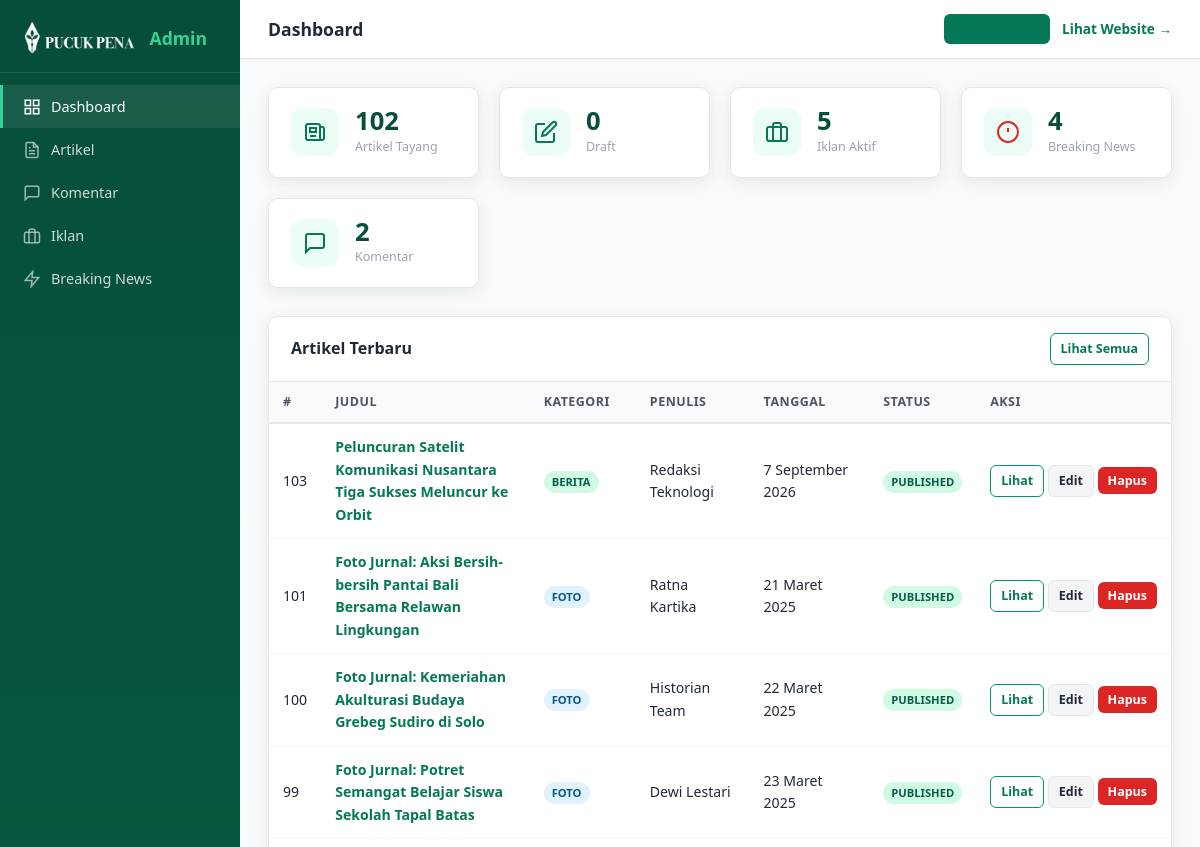
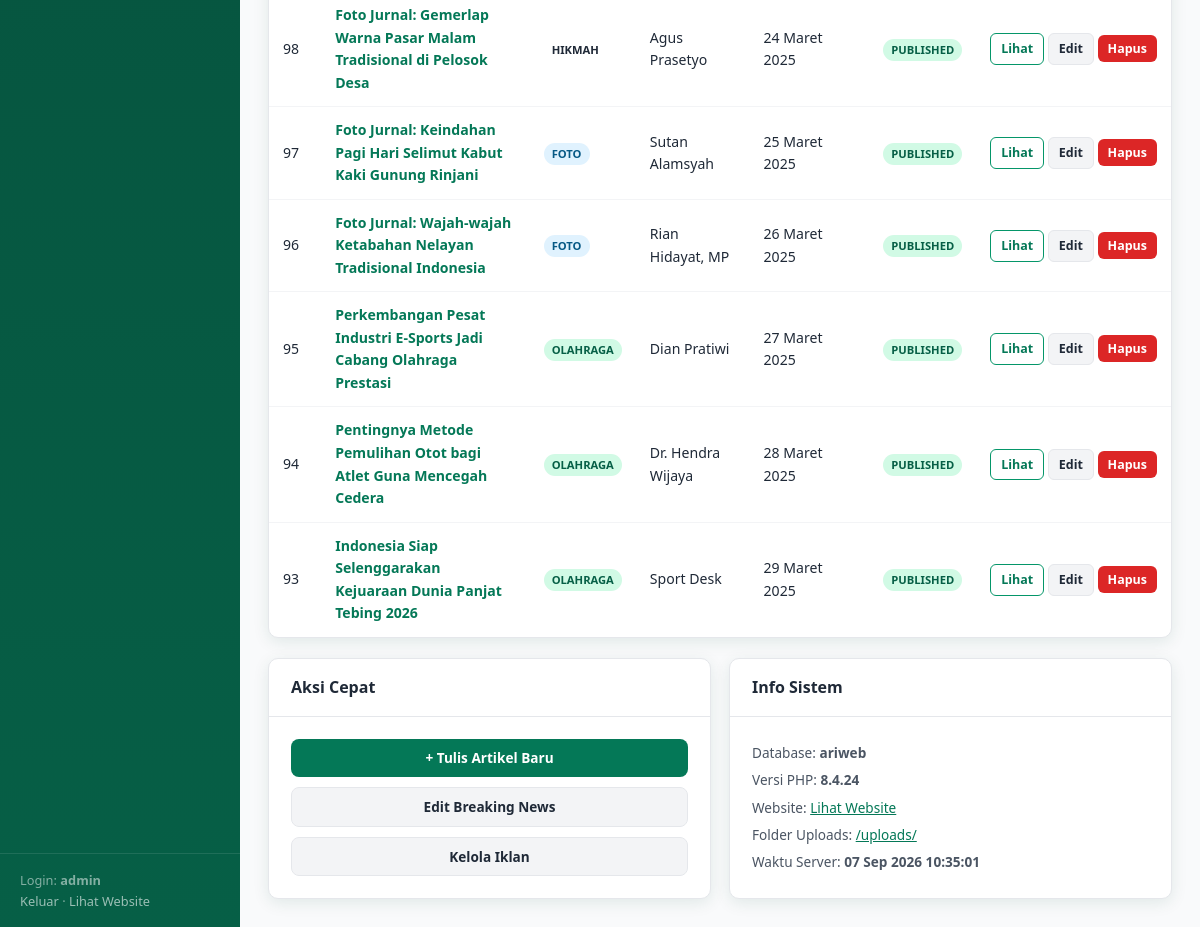
/admin/index.php (signed in), run on the app's committed database (2 pictures, top to bottom).
### tables this page shows
CREATE TABLE `articles` (
  `id` int NOT NULL AUTO_INCREMENT,
  `type` varchar(100) NOT NULL DEFAULT 'Berita Utama',
  `cat` varchar(50) NOT NULL DEFAULT 'berita',
  `badge` varchar(50) NOT NULL DEFAULT 'berita',
  `title` varchar(500) NOT NULL,
  `excerpt` text,
  `content` longtext,
  `author` varchar(200) DEFAULT NULL,
  `date_display` varchar(100) DEFAULT NULL,
  `views` varchar(20) DEFAULT '0',
  `img` text,
  `tags` varchar(500) DEFAULT '[]',
  `status` enum('draft','published') DEFAULT 'published',
  `created_at` timestamp NULL DEFAULT CURRENT_TIMESTAMP,
  `updated_at` timestamp NULL DEFAULT CURRENT_TIMESTAMP ON UPDATE CURRENT_TIMESTAMP,
  PRIMARY KEY (`id`)
);

### admin/index.php (the view, shortened to what this page needs)
<?php
$db = getDB();
$totalArticles   = $db->query("SELECT COUNT(*) FROM articles WHERE status='published'")->fetchColumn();
$totalDraft      = $db->query("SELECT COUNT(*) FROM articles WHERE status='draft'")->fetchColumn();
$totalAds        = $db->query("SELECT COUNT(*) FROM ads WHERE active=1")->fetchColumn();
$totalBreaking   = $db->query("SELECT COUNT(*) FROM breaking_news WHERE active=1")->fetchColumn();
$totalComments   = $db->query("SELECT COUNT(*) FROM comments")->fetchColumn();
$recentArticles  = $db->query("SELECT id, title, type, cat, badge, status, author, date_display FROM articles ORDER BY id DESC LIMIT 10")->fetchAll();
?><!DOCTYPE html>
<html lang="id">
<head>
  <link rel="stylesheet" href="style.css">
</head>
<body>
<aside class="sidebar">
  <div class="sidebar-brand">
    <img src="../img/PUCUK%20PENA.png" alt="Logo">
    <span>Admin</span>
  </div>
  <nav>
    <a href="index.php" class="active">
      <svg width="18" height="18" viewBox="0 0 24 24" fill="none" stroke="currentColor" stroke-width="2"><rect x="3" y="3" width="7" height="7"/><rect x="14" y="3" width="7" height="7"/><rect x="14" y="14" width="7" height="7"/><rect x="3" y="14" width="7" height="7"/></svg>
      Dashboard
    </a>
    <a href="articles.php">
      <svg width="18" height="18" viewBox="0 0 24 24" fill="none" stroke="currentColor" stroke-width="2"><path d="M14 2H6a2 2 0 0 0-2 2v16a2 2 0 0 0 2 2h12a2 2 0 0 0 2-2V8z"/><polyline points="14 2 14 8 20 8"/><line x1="16" y1="13" x2="8" y2="13"/><line x1="16" y1="17" x2="8" y2="17"/><polyline points="10 9 9 9 8 9"/></svg>
      Artikel
    </a>
    <a href="comments.php">
      <svg width="18" height="18" viewBox="0 0 24 24" fill="none" stroke="currentColor" stroke-width="2"><path d="M21 15a2 2 0 0 1-2 2H7l-4 4V5a2 2 0 0 1 2-2h14a2 2 0 0 1 2 2z"/></svg>
      Komentar
    </a>
    <a href="ads.php">
      <svg width="18" height="18" viewBox="0 0 24 24" fill="none" stroke="currentColor" stroke-width="2"><rect x="2" y="7" width="20" height="14" rx="2" ry="2"/><path d="M16 21V5a2 2 0 0 0-2-2h-4a2 2 0 0 0-2 2v16"/></svg>
      Iklan
    </a>
    <a href="breaking.php">
      <svg width="18" height="18" viewBox="0 0 24 24" fill="none" stroke="currentColor" stroke-width="2"><polygon points="13 2 3 14 12 14 11 22 21 10 12 10 13 2"/></svg>
      Breaking News
    </a>
  </nav>
  <div class="sidebar-footer">
    <div>Login: <b><?= htmlspecialchars($_SESSION['admin_user']) ?></b></div>
    <a href="logout.php">Keluar</a> ·
    <a href="../" target="_blank">Lihat Website</a>
  </div>
</aside>
<div class="main-content">
  <div class="topbar">
    <h1>Dashboard</h1>
    <div class="topbar-right">
      <a href="articles.php?action=new" class="btn btn-primary btn-sm">+ Artikel Baru</a>
      <a href="../" target="_blank">Lihat Website →</a>
    </div>
  </div>
  <div class="page-body">
    <div class="stats-row">
      <div class="stat-card">
        <div class="stat-icon">
          <svg width="24" height="24" viewBox="0 0 24 24" fill="none" stroke="var(--green-700)" stroke-width="2"><path d="M19 20H5a2 2 0 0 1-2-2V6a2 2 0 0 1 2-2h10a2 2 0 0 1 2 2v1m2 13a2 2 0 0 1-2-2V7m2 13a2 2 0 0 0 2-2V9a2 2 0 0 0-2-2h-2m-4-3H9M7 16h6M7 8h6v4H7V8z"/></svg>
        </div>
        <div class="stat-info">
          <div class="num"><?= number_format($totalArticles) ?></div>
          <div class="lbl">Artikel Tayang</div>
        </div>
      </div>
      <div class="stat-card">
        <div class="stat-icon">
          <svg width="24" height="24" viewBox="0 0 24 24" fill="none" stroke="var(--green-700)" stroke-width="2"><path d="M11 4H4a2 2 0 0 0-2 2v14a2 2 0 0 0 2 2h14a2 2 0 0 0 2-2v-7"/><path d="M18.5 2.5a2.121 2.121 0 0 1 3 3L12 15l-4 1 1-4 9.5-9.5z"/></svg>
        </div>
        <div class="stat-info">
          <div class="num"><?= number_format($totalDraft) ?></div>
          <div class="lbl">Draft</div>
        </div>
      </div>
      <div class="stat-card">
        <div class="stat-icon">
          <svg width="24" height="24" viewBox="0 0 24 24" fill="none" stroke="var(--green-700)" stroke-width="2"><rect x="2" y="7" width="20" height="14" rx="2" ry="2"/><path d="M16 21V5a2 2 0 0 0-2-2h-4a2 2 0 0 0-2 2v16"/></svg>
        </div>
        <div class="stat-info">
          <div class="num"><?= number_format($totalAds) ?></div>
          <div class="lbl">Iklan Aktif</div>
        </div>
      </div>
      <div class="stat-card">
        <div class="stat-icon">
          <svg width="24" height="24" viewBox="0 0 24 24" fill="none" stroke="var(--red)" stroke-width="2"><circle cx="12" cy="12" r="10"/><line x1="12" y1="8" x2="12" y2="12"/><line x1="12" y1="16" x2="12.01" y2="16"/></svg>
        </div>
        <div class="stat-info">
          <div class="num"><?= number_format($totalBreaking) ?></div>
          <div class="lbl">Breaking News</div>
        </div>
      </div>
      <div class="stat-card">
        <div class="stat-icon">
          <svg width="24" height="24" viewBox="0 0 24 24" fill="none" stroke="var(--green-700)" stroke-width="2"><path d="M21 15a2 2 0 0 1-2 2H7l-4 4V5a2 2 0 0 1 2-2h14a2 2 0 0 1 2 2z"/></svg>
        </div>
        <div class="stat-info">
          <div class="num"><?= number_format($totalComments) ?></div>
          <div class="lbl">Komentar</div>
        </div>
      </div>
    </div>
    <div class="panel">
      <div class="panel-header">
        <h2>Artikel Terbaru</h2>
        <a href="articles.php" class="btn btn-outline btn-sm">Lihat Semua</a>
      </div>
      <div class="table-wrap">
        <table>
          <thead>
            <tr>
              <th>#</th>
              <th>Judul</th>
              <th>Kategori</th>
              <th>Penulis</th>
              <th>Tanggal</th>
              <th>Status</th>
              <th>Aksi</th>
            </tr>
          </thead>
          <tbody>
            <?php foreach ($recentArticles as $a): ?>
            <tr>
              <td><?= $a['id'] ?></td>
              <td class="td-title">
                <a href="articles.php?action=edit&id=<?= $a['id'] ?>">
                  <?= htmlspecialchars(mb_strimwidth($a['title'], 0, 70, '...')) ?>
                </a>
              </td>
              <td><span class="badge badge-<?= htmlspecialchars($a['badge']) ?>"><?= htmlspecialchars($a['badge']) ?></span></td>
              <td><?= htmlspecialchars($a['author']) ?></td>
              <td><?= htmlspecialchars($a['date_display']) ?></td>
              <td><span class="badge badge-<?= $a['status'] ?>"><?= strtoupper($a['status']) ?></span></td>
              <td style="white-space:nowrap">
                <a href="../#article-<?= $a['id'] ?>" target="_blank" class="btn btn-outline btn-sm" title="Lihat di Halaman Depan">Lihat</a>
                <a href="articles.php?action=edit&id=<?= $a['id'] ?>" class="btn btn-secondary btn-sm">Edit</a>
                <button onclick="confirmDelete(<?= $a['id'] ?>, '<?= htmlspecialchars(addslashes($a['title']), ENT_QUOTES) ?>')" class="btn btn-danger btn-sm">Hapus</button>
              </td>
            </tr>
            <?php endforeach; ?>
          </tbody>
        </table>
      </div>
    </div>
    <div style="display:grid;grid-template-columns:1fr 1fr;gap:18px;margin-top:20px">
      <div class="panel">
        <div class="panel-header"><h2>Aksi Cepat</h2></div>
        <div class="panel-body">
          <a href="articles.php?action=new" class="btn btn-primary" style="width:100%;margin-bottom:10px;justify-content:center">+ Tulis Artikel Baru</a>
          <a href="breaking.php" class="btn btn-secondary" style="width:100%;margin-bottom:10px;justify-content:center">Edit Breaking News</a>
          <a href="ads.php" class="btn btn-secondary" style="width:100%;justify-content:center">Kelola Iklan</a>
        </div>
      </div>
      <div class="panel">
        <div class="panel-header"><h2>Info Sistem</h2></div>
        <div class="panel-body" style="font-size:0.85rem;color:var(--gray-600);line-height:2">
          <div>Database: <b>ariweb</b></div>
          <div>Versi PHP: <b><?= PHP_VERSION ?></b></div>
          <div>Website: <a href="../" target="_blank" style="color:var(--green-700)">Lihat Website</a></div>
          <div>Folder Uploads: <a href="../uploads/" style="color:var(--green-700)">/uploads/</a></div>
          <div>Waktu Server: <b><?= date('d M Y H:i:s') ?></b></div>
        </div>
      </div>
    </div>
  </div>
</div>
</body>
</html>

### data on the page
articles: id "103", title "Peluncuran Satelit Komunikasi Nusantara Tiga Sukses Meluncur ke Orbit", badge "BERITA", author "Redaksi Teknologi", date_display "7 September 2026", status "PUBLISHED"
articles: id "101", title "Foto Jurnal: Aksi Bersih-bersih Pantai Bali Bersama Relawan Lingkungan", badge "FOTO", author "Ratna Kartika", date_display "21 Maret 2025", status "PUBLISHED"
articles: id "100", title "Foto Jurnal: Kemeriahan Akulturasi Budaya Grebeg Sudiro di Solo", badge "FOTO", author "Historian Team", date_display "22 Maret 2025", status "PUBLISHED"
articles: id "99", title "Foto Jurnal: Potret Semangat Belajar Siswa Sekolah Tapal Batas", badge "FOTO", author "Dewi Lestari", date_display "23 Maret 2025", status "PUBLISHED"
articles: id "98", title "Foto Jurnal: Gemerlap Warna Pasar Malam Tradisional di Pelosok Desa", badge "HIKMAH", author "Agus Prasetyo", date_display "24 Maret 2025", status "PUBLISHED"
articles: id "97", title "Foto Jurnal: Keindahan Pagi Hari Selimut Kabut Kaki Gunung Rinjani", badge "FOTO", author "Sutan Alamsyah", date_display "25 Maret 2025", status "PUBLISHED"
articles: id "96", title "Foto Jurnal: Wajah-wajah Ketabahan Nelayan Tradisional Indonesia", badge "FOTO", author "Rian Hidayat, MP", date_display "26 Maret 2025", status "PUBLISHED"
articles: id "95", title "Perkembangan Pesat Industri E-Sports Jadi Cabang Olahraga Prestasi", badge "OLAHRAGA", author "Dian Pratiwi", date_display "27 Maret 2025", status "PUBLISHED"
articles: id "94", title "Pentingnya Metode Pemulihan Otot bagi Atlet Guna Mencegah Cedera", badge "OLAHRAGA", author "Dr. Hendra Wijaya", date_display "28 Maret 2025", status "PUBLISHED"
articles: id "93", title "Indonesia Siap Selenggarakan Kejuaraan Dunia Panjat Tebing 2026", badge "OLAHRAGA", author "Sport Desk", date_display "29 Maret 2025", status "PUBLISHED"

### other printed values
$_SESSION['admin_user'] "admin"
$totalArticles "102"
$totalDraft "0"
$totalAds "5"
$totalBreaking "4"
$totalComments "2"
PHP_VERSION "8.4.24"
